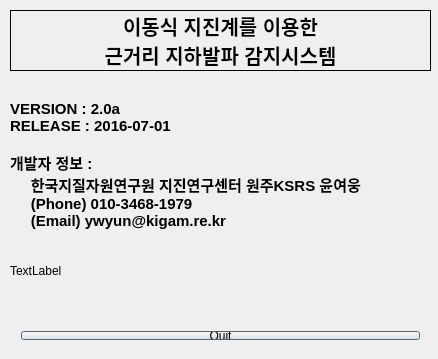
<?xml version="1.0" encoding="UTF-8"?>
<ui version="4.0">
 <class>About</class>
 <widget class="QDialog" name="About">
  <property name="geometry">
   <rect>
    <x>0</x>
    <y>0</y>
    <width>438</width>
    <height>359</height>
   </rect>
  </property>
  <property name="windowTitle">
   <string>About KGminer.</string>
  </property>
  <widget class="QWidget" name="horizontalLayoutWidget">
   <property name="geometry">
    <rect>
     <x>10</x>
     <y>320</y>
     <width>421</width>
     <height>31</height>
    </rect>
   </property>
   <layout class="QHBoxLayout" name="horizontalLayout">
    <item>
     <widget class="QPushButton" name="quitButton">
      <property name="text">
       <string>Quit</string>
      </property>
     </widget>
    </item>
   </layout>
  </widget>
  <widget class="QLabel" name="lb1">
   <property name="geometry">
    <rect>
     <x>10</x>
     <y>10</y>
     <width>421</width>
     <height>61</height>
    </rect>
   </property>
   <property name="font">
    <font>
     <pointsize>15</pointsize>
     <weight>75</weight>
     <bold>true</bold>
    </font>
   </property>
   <property name="frameShape">
    <enum>QFrame::Box</enum>
   </property>
   <property name="text">
    <string>이동식 지진계를 이용한
근거리 지하발파 감지시스템</string>
   </property>
   <property name="alignment">
    <set>Qt::AlignCenter</set>
   </property>
  </widget>
  <widget class="QLabel" name="lb2">
   <property name="geometry">
    <rect>
     <x>10</x>
     <y>100</y>
     <width>421</width>
     <height>141</height>
    </rect>
   </property>
   <property name="font">
    <font>
     <pointsize>11</pointsize>
     <weight>75</weight>
     <bold>true</bold>
    </font>
   </property>
   <property name="text">
    <string>VERSION : 2.0a
RELEASE : 2016-07-01

개발자 정보 :
     한국지질자원연구원 지진연구센터 원주KSRS 윤여웅
     (Phone) 010-3468-1979
     (Email) ywyun@kigam.re.kr</string>
   </property>
   <property name="alignment">
    <set>Qt::AlignLeading|Qt::AlignLeft|Qt::AlignTop</set>
   </property>
  </widget>
  <widget class="QLabel" name="label">
   <property name="geometry">
    <rect>
     <x>10</x>
     <y>240</y>
     <width>421</width>
     <height>61</height>
    </rect>
   </property>
   <property name="text">
    <string>TextLabel</string>
   </property>
  </widget>
 </widget>
 <layoutdefault spacing="6" margin="11"/>
 <resources/>
 <connections/>
</ui>
